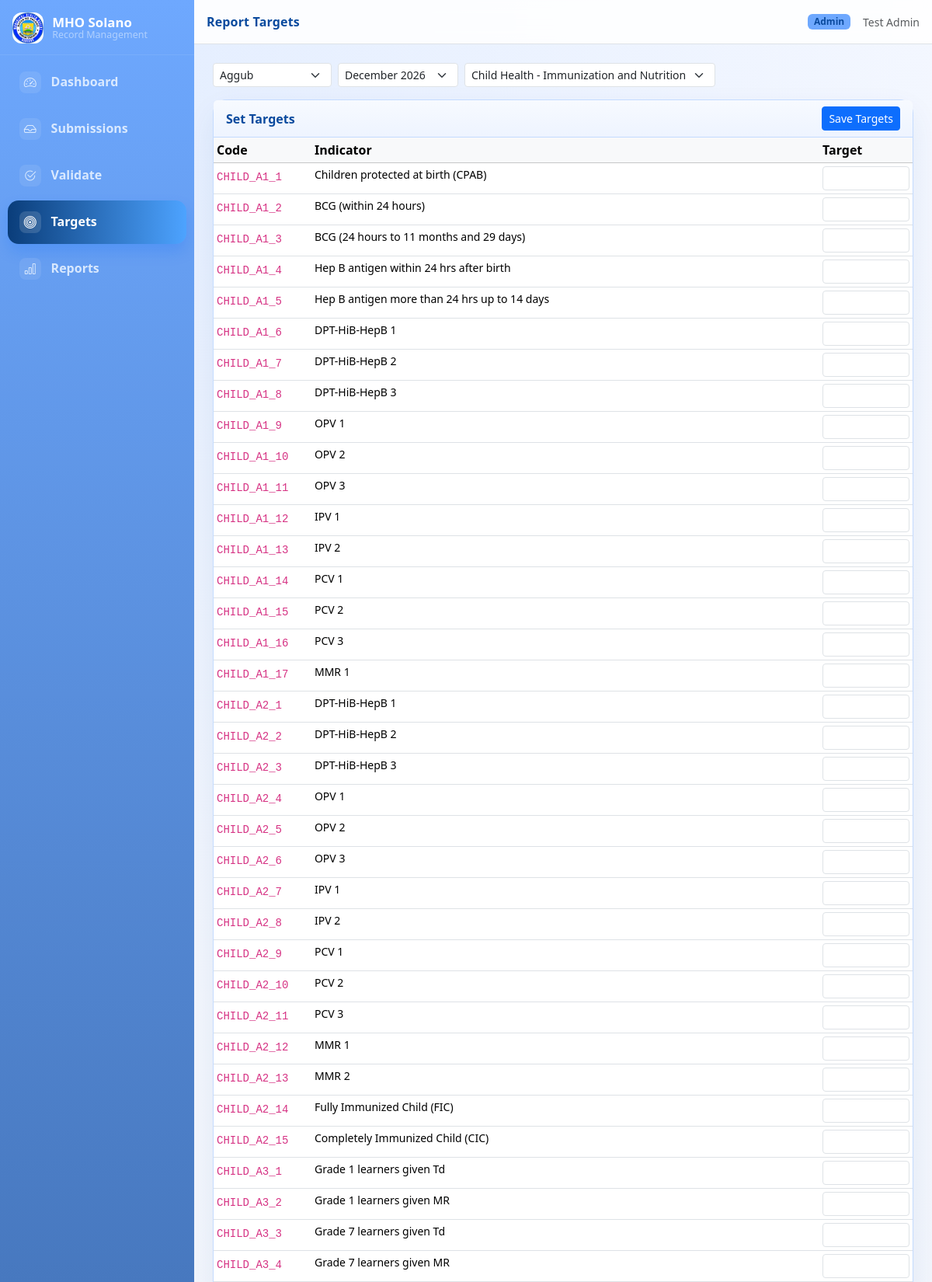
Page /MHO-System/admin/targets.php (signed in, upper part) on the committed database.
### tables this page shows
CREATE TABLE `indicator`  (
  `id` int UNSIGNED NOT NULL AUTO_INCREMENT,
  `program_id` int UNSIGNED NOT NULL,
  `code` varchar(50) NOT NULL,
  `part` varchar(100) NULL DEFAULT NULL COMMENT 'Top-level section, e.g. Part 1 - Child Immunization',
  `category` varchar(100) NULL DEFAULT NULL COMMENT 'Sub-section, e.g. A.1. Immunization Services (0-11 months)',
  `description` text NOT NULL,
  `age_disaggregation` varchar(100) NOT NULL DEFAULT 'NONE' COMMENT 'Comma-separated age brackets or NONE',
  `sex_disaggregation` enum('MFT','NONE') NOT NULL DEFAULT 'MFT' COMMENT 'MFT = Male/Female/Total columns; NONE = single value',
  `sort_order` smallint NOT NULL DEFAULT 0,
  `is_active` tinyint(1) NOT NULL DEFAULT 1,
  PRIMARY KEY (`id`) USING BTREE,
  UNIQUE INDEX `uq_indicator_code`(`program_id` ASC, `code` ASC) USING BTREE,
  CONSTRAINT `fk_ind_program` FOREIGN KEY (`program_id`) REFERENCES `health_program` (`id`) ON DELETE RESTRICT ON UPDATE RESTRICT
);

### MHO-System/includes/functions.php (called while the page is built, shortened)
<?php
function e(?string $value): string
{
    return htmlspecialchars((string) $value, ENT_QUOTES, 'UTF-8');
}
function monthName(int $month): string
{
    $months = [
        1 => 'January', 2 => 'February', 3 => 'March', 4 => 'April',
        5 => 'May', 6 => 'June', 7 => 'July', 8 => 'August',
        9 => 'September', 10 => 'October', 11 => 'November', 12 => 'December',
    ];
    return $months[$month] ?? (string) $month;
}
function periodLabel(int $year, int $month): string
{
    return monthName($month) . ' ' . $year;
}

### MHO-System/admin/targets.php (the view, shortened to what this page needs)
<?php
$db = getDB();
$barangays = $db->query('SELECT id, name FROM barangay WHERE is_active = 1 ORDER BY name')->fetchAll();
$periods = $db->query('SELECT * FROM report_period ORDER BY year DESC, month DESC')->fetchAll();
$programs = $db->query('SELECT id, code, name FROM health_program ORDER BY id')->fetchAll();
$selectedBarangay = (int) ($_GET['barangay'] ?? ($barangays[0]['id'] ?? 0));
$selectedPeriod   = (int) ($_GET['period'] ?? ($periods[0]['id'] ?? 0));
$selectedProgram  = (int) ($_GET['program'] ?? ($programs[0]['id'] ?? 0));
$indicators = [];
$existingTargets = [];
if ($selectedBarangay && $selectedPeriod && $selectedProgram) {
    $stmt = $db->prepare(
        'SELECT id, code, description FROM indicator WHERE program_id = ? AND is_active = 1 ORDER BY sort_order'
    );
    $stmt->execute([$selectedProgram]);
    $indicators = $stmt->fetchAll();
}
require_once __DIR__ . '/../includes/header.php';
?>
<form method="get" class="row g-2 mb-3">
    <div class="col-auto">
        <select name="barangay" class="form-select form-select-sm" onchange="this.form.submit()">
            <?php foreach ($barangays as $b): ?>
            <option value="<?= (int)$b['id'] ?>" <?= $selectedBarangay == $b['id'] ? 'selected' : '' ?>><?= e($b['name']) ?></option>
            <?php endforeach; ?>
        </select>
    </div>
    <div class="col-auto">
        <select name="period" class="form-select form-select-sm" onchange="this.form.submit()">
            <?php foreach ($periods as $p): ?>
            <option value="<?= (int)$p['id'] ?>" <?= $selectedPeriod == $p['id'] ? 'selected' : '' ?>>
                <?= e(periodLabel((int)$p['year'], (int)$p['month'])) ?>
            </option>
            <?php endforeach; ?>
        </select>
    </div>
    <div class="col-auto">
        <select name="program" class="form-select form-select-sm" onchange="this.form.submit()">
            <?php foreach ($programs as $p): ?>
            <option value="<?= (int)$p['id'] ?>" <?= $selectedProgram == $p['id'] ? 'selected' : '' ?>><?= e($p['name']) ?></option>
            <?php endforeach; ?>
        </select>
    </div>
</form>
<?php if (!empty($indicators)): ?>
<form method="post">
    <div class="card shadow-sm">
        <div class="card-header bg-white d-flex justify-content-between align-items-center">
            <span class="fw-semibold">Set Targets</span>
            <button type="submit" class="btn btn-sm btn-primary">Save Targets</button>
        </div>
        <div class="table-responsive" style="max-height:65vh; overflow-y:auto;">
            <table class="table table-sm mb-0">
                <thead class="table-light sticky-top">
                    <tr><th>Code</th><th>Indicator</th><th style="width:120px;">Target</th></tr>
                </thead>
                <tbody>
                    <?php foreach ($indicators as $ind): ?>
                    <tr>
                        <td><code class="small"><?= e($ind['code']) ?></code></td>
                        <td class="small"><?= e($ind['description']) ?></td>
                        <td>
                            <input type="number" step="0.01" min="0" name="targets[<?= (int)$ind['id'] ?>]"
                                   class="form-control form-control-sm"
                                   value="<?= e($existingTargets[$ind['id']] ?? '') ?>">
                        </td>
                    </tr>
                    <?php endforeach; ?>
                </tbody>
            </table>
        </div>
    </div>
</form>
<?php else: ?>
<div class="alert alert-info">Select barangay, period, and program to set targets.</div>
<?php endif; ?>
<?php require_once __DIR__ . '/../includes/footer.php'; ?>

### MHO-System/assets/css/base.css (style rules this page uses)
:root { --mho-primary: #0d6efd; --sidebar-width: 250px; }
body { background-color: #f4f6f9; font-family: 'Segoe UI', system-ui, sans-serif; --role-accent: #1d9e75; --role-accent-dark: #085041; --role-accent-light: #5dcaa5; --role-accent-soft: #e8f5f1; --role-accent-border: rgba(194, 232, 216, 0.9); --role-text-color: inherit; --role-sidebar-start: #4be7a0; --role-sidebar-end: #012b1a; --role-sidebar-link: rgba(232, 248, 242, 0.84); --role-sidebar-hover-start: #023928; --role-sidebar-hover-end: #2fbf8a; --role-sidebar-section: rgba(232, 248, 242, 0.42); --role-sidebar-subtitle: rgba(232, 248, 242, 0.52); --role-brand-mark: linear-gradient(135deg, #29bf8c, #1d9e75); --role-navbar-bg: #fff; --role-card-border: var(--role-accent-border); --role-card-header-bg: linear-gradient(180deg, #f7fffc 0%, #eefaf5 100%); --role-heading-font: inherit; }

### MHO-System/assets/css/admin.css (style rules this page uses)
body.role-admin { --role-accent: #0d6efd; --role-accent-dark: #0a4a9e; --role-accent-light: #6ea8fe; --role-accent-soft: #e7f1ff; --role-accent-border: rgba(190, 215, 255, 0.9); --role-text-color: #0a4a9e; --role-sidebar-start: #6ea8fe; --role-sidebar-end: #0a2d5c; --role-sidebar-link: rgba(232, 242, 255, 0.88); --role-sidebar-hover-start: #0a3d7a; --role-sidebar-hover-end: #4da3ff; --role-sidebar-section: rgba(232, 242, 255, 0.45); --role-sidebar-subtitle: rgba(232, 242, 255, 0.55); --role-brand-mark: linear-gradient(135deg, #4da3ff, #0d6efd); --role-card-header-bg: linear-gradient(180deg, #f7faff 0%, #eef4ff 100%); --role-heading-font: Georgia, 'Times New Roman', serif; background: radial-gradient(circle at top left, rgba(110, 168, 254, 0.14), transparent 30%), radial-gradient(circle at bottom right, rgba(13, 110, 253, 0.08), transparent 28%), linear-gradient(180deg, #f5f8ff 0%, #eef2f8 100%); color: var(--role-text-color); }
body.role-admin .card { border: 1px solid var(--role-accent-border); border-radius: 18px; box-shadow: 0 16px 38px color-mix(in srgb, var(--role-accent-dark) 8%, transparent) !important; }
body.role-admin .card-header { background: var(--role-card-header-bg) !important; color: var(--role-accent-dark); border-bottom: 1px solid var(--role-accent-border); }

### rows in the picture
indicator: code "CHILD_A1_1", description "Children protected at birth (CPAB)"
indicator: code "CHILD_A1_2", description "BCG (within 24 hours)"
indicator: code "CHILD_A1_3", description "BCG (24 hours to 11 months and 29 days)"
indicator: code "CHILD_A1_4", description "Hep B antigen within 24 hrs after birth"
indicator: code "CHILD_A1_5", description "Hep B antigen more than 24 hrs up to 14 days"
indicator: code "CHILD_A1_6", description "DPT-HiB-HepB 1"
indicator: code "CHILD_A1_7", description "DPT-HiB-HepB 2"
indicator: code "CHILD_A1_8", description "DPT-HiB-HepB 3"
indicator: code "CHILD_A1_9", description "OPV 1"
indicator: code "CHILD_A1_10", description "OPV 2"
indicator: code "CHILD_A1_11", description "OPV 3"
indicator: code "CHILD_A1_12", description "IPV 1"
indicator: code "CHILD_A1_13", description "IPV 2"
indicator: code "CHILD_A1_14", description "PCV 1"
indicator: code "CHILD_A1_15", description "PCV 2"
indicator: code "CHILD_A1_16", description "PCV 3"
indicator: code "CHILD_A1_17", description "MMR 1"
indicator: code "CHILD_A2_1", description "DPT-HiB-HepB 1"
indicator: code "CHILD_A2_2", description "DPT-HiB-HepB 2"
indicator: code "CHILD_A2_3", description "DPT-HiB-HepB 3"
indicator: code "CHILD_A2_4", description "OPV 1"
indicator: code "CHILD_A2_5", description "OPV 2"
indicator: code "CHILD_A2_6", description "OPV 3"
indicator: code "CHILD_A2_7", description "IPV 1"
indicator: code "CHILD_A2_8", description "IPV 2"
indicator: code "CHILD_A2_9", description "PCV 1"
indicator: code "CHILD_A2_10", description "PCV 2"
indicator: code "CHILD_A2_11", description "PCV 3"
indicator: code "CHILD_A2_12", description "MMR 1"
indicator: code "CHILD_A2_13", description "MMR 2"
indicator: code "CHILD_A2_14", description "Fully Immunized Child (FIC)"
indicator: code "CHILD_A2_15", description "Completely Immunized Child (CIC)"
indicator: code "CHILD_A3_1", description "Grade 1 learners given Td"
indicator: code "CHILD_A3_2", description "Grade 1 learners given MR"
indicator: code "CHILD_A3_3", description "Grade 7 learners given Td"
indicator: code "CHILD_A3_4", description "Grade 7 learners given MR"

### other values in the picture
$item['label'] "Dashboard"
$item['label'] "Submissions"
$item['label'] "Validate"
$item['label'] "Targets"
$item['label'] "Reports"
$pageTitle "Report Targets"
$role "Admin"
$_SESSION['full_name'] "Test Admin"
form field barangay "Aggub"
form field period "December 2026"
form field program "Child Health - Immunization and Nutrition"
